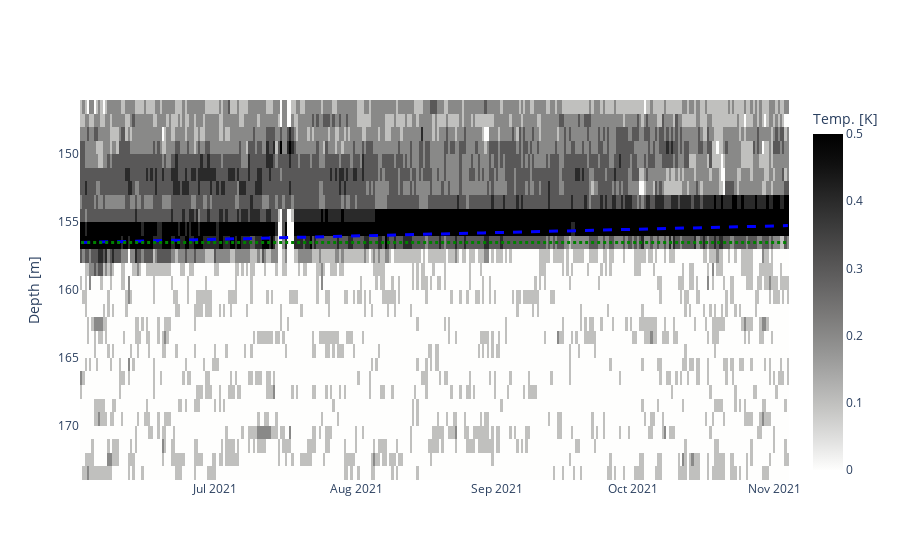

The code cell stored with this chart in its notebook:
### Code cell
# Calc diff and determine linear curve at that plot
all_diff_columns=[]
number_of_averages=1
for x in resample_data.columns[:-number_of_averages*2]:
    noa=number_of_averages
    x_index=x-resample_data.columns[0]
    col1=resample_data.columns[x_index:x_index+noa]
    col2=resample_data.columns[x_index+noa:x_index+2*noa]
    diff_colum=resample_data[col2].mean(axis=1) - resample_data[col1].mean(axis=1)
    #diff_colum=resample_data[x] - resample_data[x+1]

    all_diff_columns.append(diff_colum)

df_diff=pd.concat(all_diff_columns,axis=1)
df_diff.columns=resample_data.columns[:-number_of_averages*2]+number_of_averages+0.5
df_diff=round(df_diff,1)

# Plot and save
plot_water_rise(df_diff,plot_save=masterthesis_save,linear_curve=[156.5,0.008],title="Diff.",zminmax=[0,0.5],data_type="chan58",show_additional_water_level_info=False)

### Figure 1 — Plotly figure (JSON) as saved in the notebook; plotly's stock layout.template omitted (floating-point values rounded to 4 significant figures; data arrays with more than 128 entries replaced by an {"elided": "..."} marker saying what was removed)
{"data": [{"colorbar": {"title": {"text": "Temp. [K]"}}, "colorscale": [[0, "rgb(0, 0, 0)"], [0.09091, "rgb(16, 16, 16)"], [0.1818, "rgb(38, 38, 38)"], [0.2727, "rgb(59, 59, 59)"], [0.3636, "rgb(81, 80, 80)"], [0.4545, "rgb(102, 101, 101)"], [0.5455, "rgb(124, 123, 122)"], [0.6364, "rgb(146, 146, 145)"], [0.7273, "rgb(171, 171, 170)"], [0.8182, "rgb(197, 197, 195)"], [0.9091, "rgb(224, 224, 223)"], [1, "rgb(254, 254, 253)"]], "name": "Temperature Diff.", "reversescale": true, "type": "heatmap", "x": {"elided": "312 str values"}, "y": [146.5, 147.5, 148.5, 149.5, 150.5, 151.5, 152.5, 153.5, 154.5, 155.5, 156.5, 157.5, 158.5, 159.5, 160.5, 161.5, 162.5, 163.5, 164.5, 165.5, 166.5, 167.5, 168.5, 169.5, 170.5, 171.5, 172.5, 173.5], "yaxis": "y", "z": {"elided": "28x312 float values"}, "zmax": 0.5, "zmin": 0}, {"fillcolor": "blue", "line": {"color": "blue", "dash": "dash", "width": 3}, "name": "line fit", "type": "scatter", "x": {"elided": "312 str values"}, "xaxis": "x", "y": {"elided": "312 float values"}, "yaxis": "y"}, {"fillcolor": "black", "line": {"color": "green", "dash": "dot", "width": 3}, "name": "line horizontal", "type": "scatter", "x": {"elided": "312 str values"}, "xaxis": "x", "y": {"elided": "312 float values"}, "yaxis": "y"}], "layout": {"showlegend": false, "xaxis": {"anchor": "y", "domain": [0, 1]}, "yaxis": {"anchor": "x", "autorange": "reversed", "domain": [0, 1], "title": {"text": "Depth [m]"}}}}
